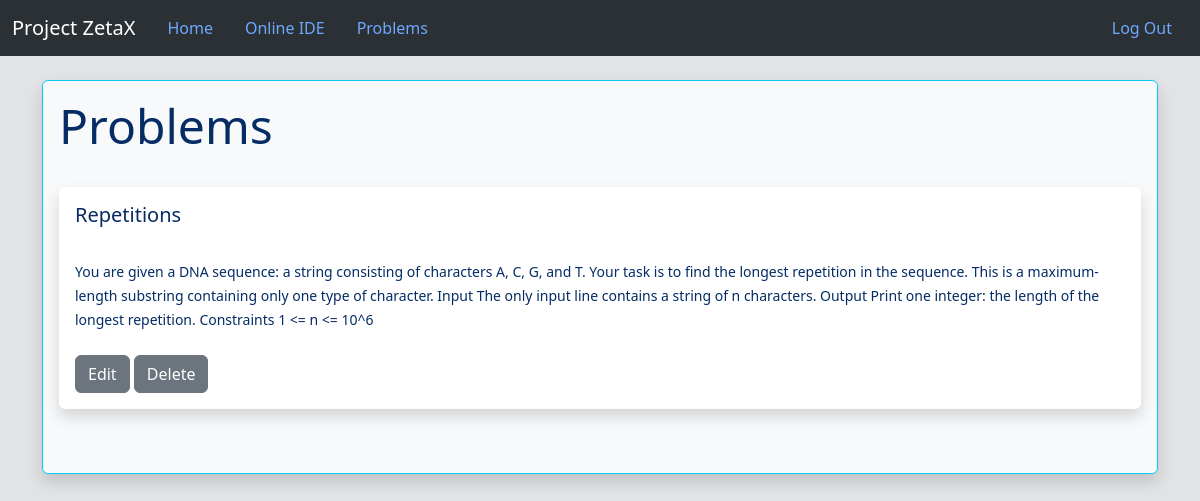
Before: /show_judge_problems/1 (signed in) with the older database file.
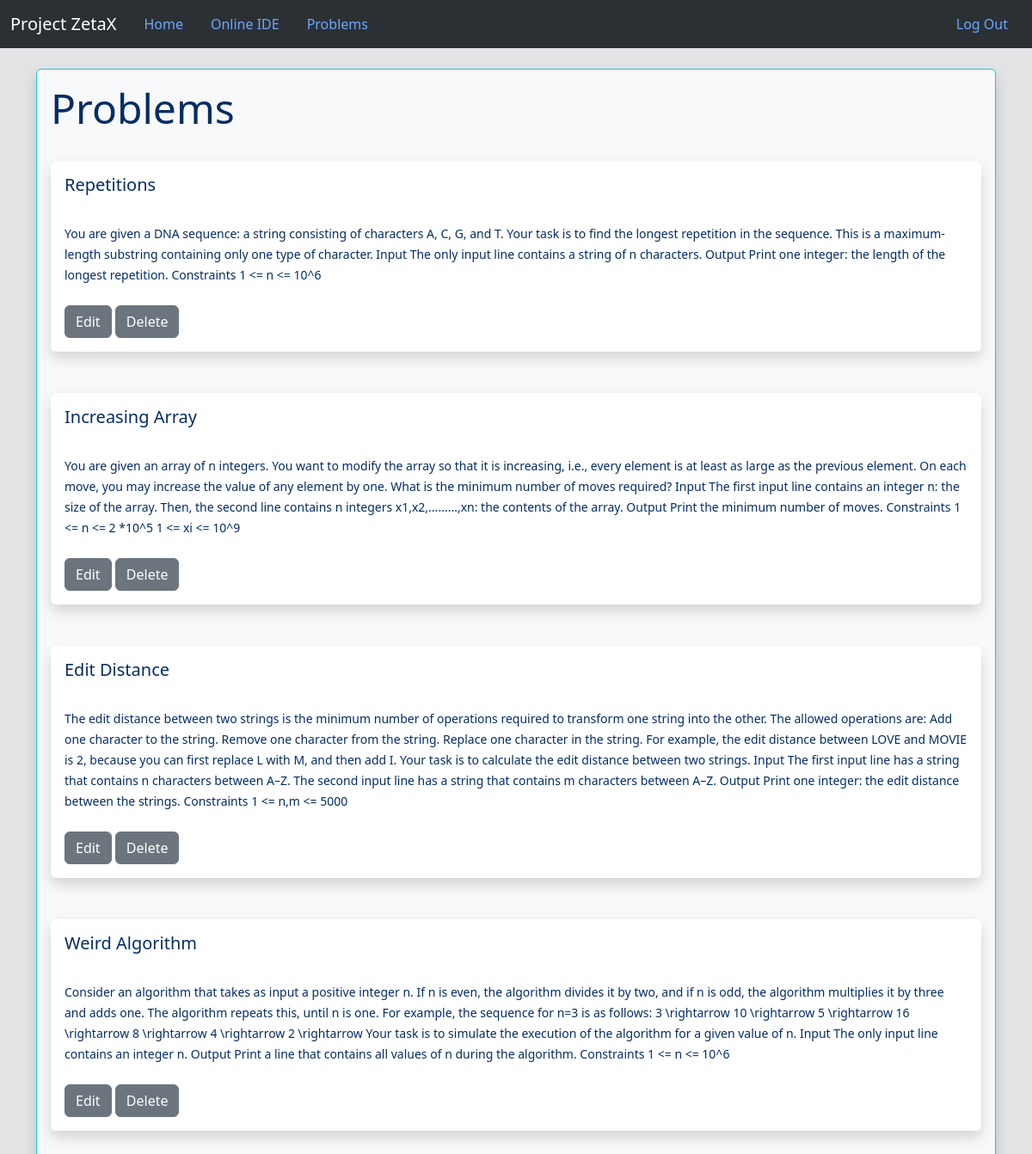
After: the same page with the newer database file.
### Project/models.py (models this page shows, shortened)
class Problem(db.Model):
    __bind_key = 'problems'
    id = db.Column(db.Integer, primary_key=True)
    title = db.Column(db.String(100), nullable=False)
    description = db.Column(db.String(2000), nullable=False)
    sample_input = db.Column(db.String(100), nullable=False)
    sample_output = db.Column(db.String(100), nullable=False)
    exe_time = db.Column(db.Integer, nullable=False)
    exe_space = db.Column(db.Integer, nullable=False)
    judging_testcases = db.Column(db.String(1000000),nullable=False)
    exp_testcases_output = db.Column(db.String(1000000),nullable=False)
    user_id = db.Column(db.Integer, db.ForeignKey('user.id'))
    submission = db.relationship('Submissions',backref='problem')

### Project/routes.py (the view)
    def wrapped_function_judge(*args,**kwargs):
        if (current_user.is_authenticated) and (current_user.type != 'Judge'):
            flash("Please log in as Judge to access this page",'error')
            return redirect(url_for('home'))
        return inner_func(*args,**kwargs)

### Project/models.py (called while the page is built)
@login_manager.user_loader
def load_user(id):
    return User.query.get(int(id))

### Project/routes.py (called while the page is built)
def judge_required(inner_func):
    def wrapped_function_judge(*args,**kwargs):
        if (current_user.is_authenticated) and (current_user.type != 'Judge'):
            flash("Please log in as Judge to access this page",'error')
            return redirect(url_for('home'))
        return inner_func(*args,**kwargs)
    wrapped_function_judge.__name__ = inner_func.__name__
    return wrapped_function_judge

@app.route('/show_judge_problems/<int:id>',methods=['GET','POST'])
@login_required
@judge_required
def show_judge_problems(id):
    judge = User.query.get_or_404(id)
    return render_template('show_judge_problems.html',problems=judge.problems)

### Project/templates/show_judge_problems.html (shortened to what this page needs)
{% extends 'base.html' %}
{% block content %}
    <br/>
<div class="container-fluid bg-body-tertiary border border-info shadow p-3 mb-5 rounded">
    <h1>Problems</h1>
    <br/>
    {% for problem in problems %}
        <div  class="shadow p-3 mb-5 bg-body rounded">
            <h4>{{ problem.title }}</h4><br/>
            <small>{{ problem.description }}</small><br/><br/>
            <a href="/modify_problem/{{problem.id}}" class="btn btn-secondary">Edit</a>
            <a href="/delete_problem/{{problem.id}}" class="btn btn-secondary">Delete</a>
        </div>
    {% endfor %}
</div>
{% endblock %}

Changed rows visible on the page:
added Problem: title "Increasing Array", description "You are given an array of n integers. You want to modify the array so that it is increasing, i.e., every element is at least as large as the previous element. On each move, you may increase the value of any element by one. What is the minimum number of moves required? Input The first input line contains an integer n: the size of the array. Then, the second line contains n integers x1,x2,.........,xn: the contents of the array. Output Print the minimum number of moves. Constraints 1 <= n <= 2 *10^5 1 <= xi <= 10^9"
added Problem: title "Edit Distance", description "The edit distance between two strings is the minimum number of operations required to transform one string into the other. The allowed operations are: Add one character to the string. Remove one character from the string. Replace one character in the string. For example, the edit distance between LOVE and MOVIE is 2, because you can first replace L with M, and then add I. Your task is to calculate the edit distance between two strings. Input The first input line has a string that contains n characters between A–Z. The second input line has a string that contains m characters between A–Z. Output Print one integer: the edit distance between the strings. Constraints 1 <= n,m <= 5000"
added Problem: title "Weird Algorithm", description "Consider an algorithm that takes as input a positive integer n. If n is even, the algorithm divides it by two, and if n is odd, the algorithm multiplies it by three and adds one. The algorithm repeats this, until n is one. For example, the sequence for n=3 is as follows: 3 \\rightarrow 10 \\rightarrow 5 \\rightarrow 16 \\rightarrow 8 \\rightarrow 4 \\rightarrow 2 \\rightarrow Your task is to simulate the execution of the algorithm for a given value of n. Input The only input line contains an integer n. Output Print a line that contains all values of n during the algorithm. Constraints 1 <= n <= 10^6"
